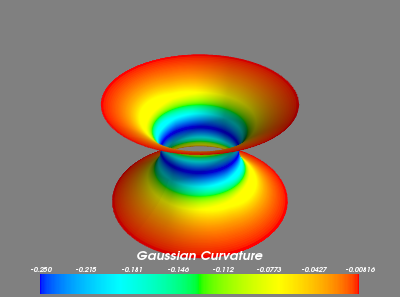

Generate this figure with Python:
# Create the data.
from numpy import pi, sin, cos, mgrid,cosh

[u,v] = mgrid[-3:3:0.01,0:2*pi+0.1:0.1]
a=2


x = a*cosh(u/a)*cos(v)
y = a*cosh(u/a)*sin(v)
z = u
K=-1/(a**2*cosh(u/a)**4)

from mayavi import mlab

s = mlab.mesh(x, y, z,scalars=K)
mlab.colorbar(s, orientation='horizontal',title='Gaussian Curvature')
mlab.show()
